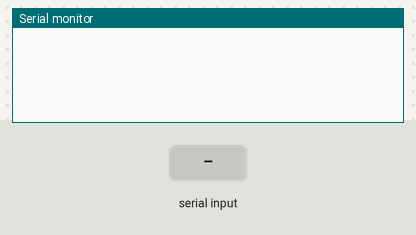
A sketch run on a simulated Arduino Uno, built with avr-gcc and run on an emulated ATmega328P. Shown: the last lines printed to the serial monitor. The inputs (shaded band) are chosen by the test bench.

Above: at 1.2 s.
1.3 s: "1" received over the second serial link
At 2.2 s:
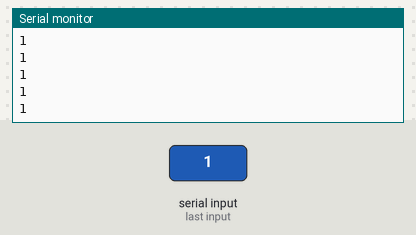
3.2 s: "0" received over the second serial link
At 3.7 s:
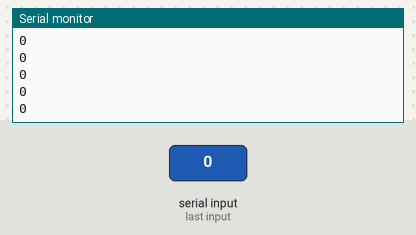
4.7 s: "2" received over the second serial link
At 5.3 s:
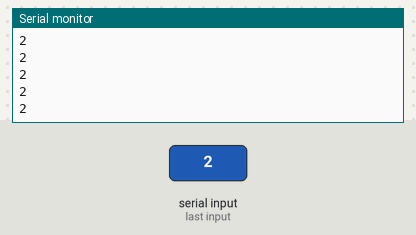
Timing chart, 0 to 7.7 s (numbered marks = the images above; inputs shaded):
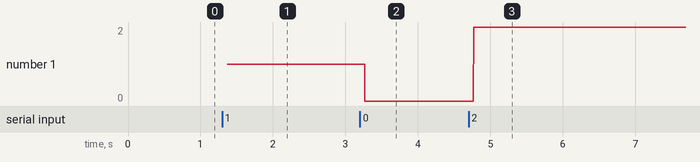

Measured:
- after the input at 1.3 s, the serial monitor: prints a new line after 0.07 s (image 1)
- after the input at 3.2 s, the serial monitor: prints a new line after 0.07 s (image 2)
- after the input at 4.7 s, the serial monitor: prints a new line after 0.07 s (image 3)
- plotted number 1: 1 → 0 after the input at 3.2 s, 0 → 2 after the input at 4.7 s

The sketch:

Bluetooth_String_Ter_Dim.ino
```cpp
#include <SoftwareSerial.h>
SoftwareSerial bt( 7, 6 ); // RX,TX
String command = "";
char data;

void setup(){
    // Open serial commmunication
    Serial.begin( 9600 );
    bt.begin( 9600 );
}

void loop(){
    // read device output if available
    if( bt.available() > 0 ){
        command = "";
        delay(2);
        while( bt.available() > 0 ){
            data = bt.read();
            command += data;
        }
    }
    Serial.println( command );
}
```
